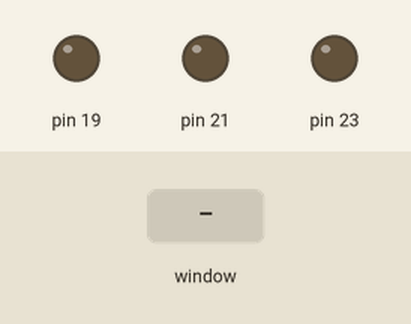
A program run on a simulated Raspberry Pi (header pin numbers). Shown: output pins drawn as LEDs (lit = HIGH). Inputs (shaded band) come from the test bench. The desktop window is not drawn, its controls go by their first labels and the mouse button is held 0.15 s. At 5.8 s the program stops and its outputs stay as they are.

Above: at 1.2 s.
1.3 s: control labelled "Red" in the window clicked
At 2.5 s:
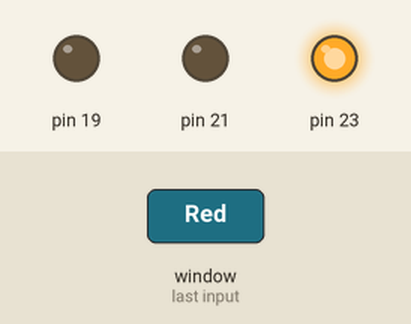
2.8 s: control labelled "Green" in the window clicked
At 3.7 s:
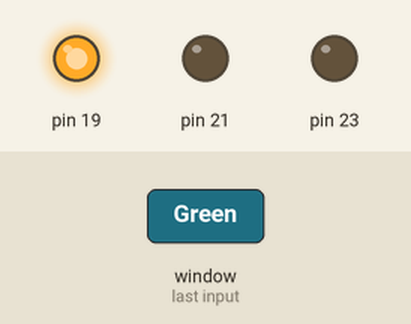
4.3 s: control labelled "Blue" in the window clicked
At 4.8 s:
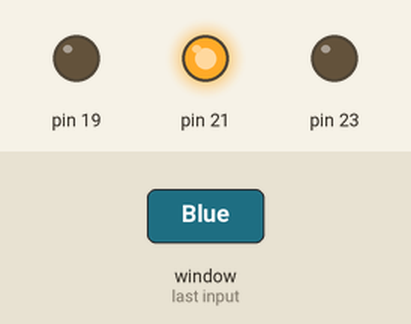
5.8 s: control labelled "Exit" in the window clicked
At 7.0 s:
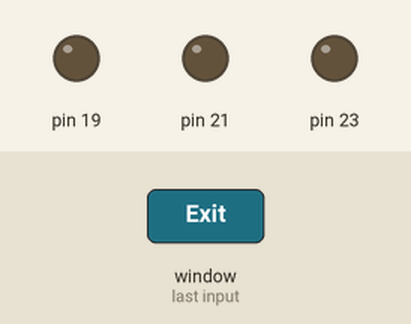
Timing chart, 0 to 7.3 s (numbered marks = the images above; inputs shaded):
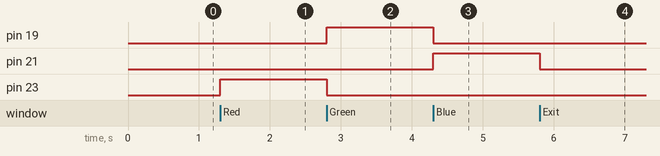

Measured:
- after the input at 1.3 s, pin 23: LOW → HIGH at once
- after the input at 2.8 s, pin 19: LOW → HIGH at once; pin 23: HIGH → LOW at once
- after the input at 4.3 s, pin 19: HIGH → LOW at once; pin 21: LOW → HIGH at once
- after the input at 5.8 s, pin 21: HIGH → LOW at once

The program:

RPiGUI.py
```python
import RPi.GPIO as GPIO
import time
import tkinter

gui = tkinter.Tk()
gui.title("RPiGUI LED Control")

state = tkinter.IntVar()

GPIO.setmode(GPIO.BOARD)
GPIO.setup(19, GPIO.OUT)
GPIO.setup(21, GPIO.OUT)
GPIO.setup(23, GPIO.OUT)

GPIO.output(19, GPIO.LOW)
GPIO.output(21, GPIO.LOW)
GPIO.output(23, GPIO.LOW)


def toggle(led):
    if (led == 19):
        GPIO.output(led, GPIO.HIGH)
        GPIO.output(21, GPIO.LOW)
        GPIO.output(23, GPIO.LOW)
    elif (led == 21):
        GPIO.output(led, GPIO.HIGH)
        GPIO.output(19, GPIO.LOW)
        GPIO.output(23, GPIO.LOW)
    elif (led == 23):
        GPIO.output(led, GPIO.HIGH)
        GPIO.output(19, GPIO.LOW)
        GPIO.output(21, GPIO.LOW)


gui_red_button = tkinter.Radiobutton(
    gui, text="Red", variable=state, value=23, command=lambda: toggle(23), width=15)
gui_green_button = tkinter.Radiobutton(
    gui, text="Green", variable=state, value=19, command=lambda: toggle(19), width=15)
gui_blue_button = tkinter.Radiobutton(
    gui, text="Blue", variable=state, value=21, command=lambda: toggle(21), width=15)
exit_button = tkinter.Button(gui, text="Exit", command=gui.destroy, width=15)

gui_red_button.pack()
gui_green_button.pack()
gui_blue_button.pack()
exit_button.pack()

gui.mainloop()
GPIO.cleanup()
```
